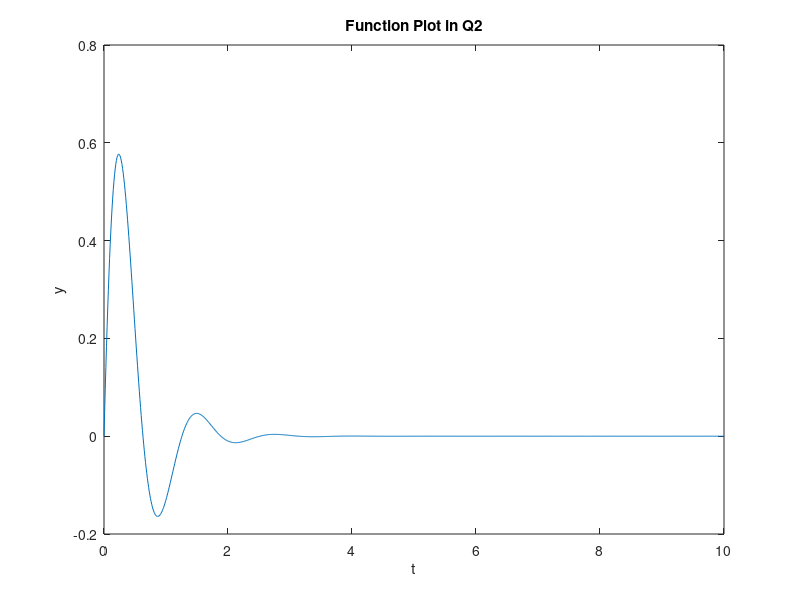

Write MATLAB code to recreate this figure.
w=5;a=2;
t=0:0.01:10 %this creates a vector of values for t, from 0 to 10 in 1 increments. 
y=exp(-a*t).*sin(w*t) 
plot(t,y)
xlabel("t")
ylabel("y")
title("Function Plot in Q2")

